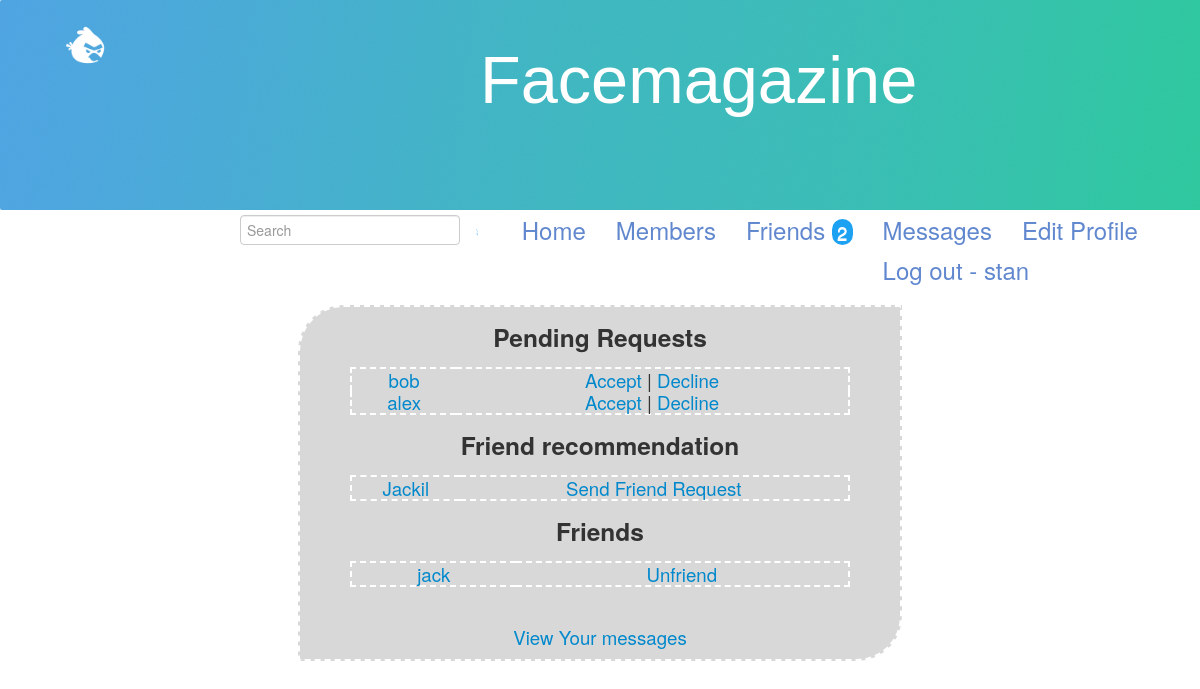
/social/friends/ (signed in), run on the app's committed database.
### social/models.py (models this page shows, shortened)
class Requests(models.Model):
      requestFrom = models.CharField(max_length=16, null=True)
      requestTo = models.CharField(max_length=16, null=True)

class Member(models.Model):
    username = models.CharField(max_length=16,primary_key=True)
    password = models.CharField(max_length=16)
    email = models.CharField(max_length=16, null=True)
    date = models.DateTimeField('date created', null=True)
    about = models.CharField(max_length=500, null=True)
    gender = models.CharField(max_length=16, null=True)
    city = models.CharField(max_length=16, null=True)
    profile = models.OneToOneField(Profile, null=True)
    following = models.ManyToManyField("self", symmetrical=False)
    friends= models.ManyToManyField("self", symmetrical=True)

### social/views.py (the view)
    def test(request):
        if 'username' in request.session:
            return f(request)
        else:
            template = loader.get_template('social/not-logged-in.html')
            context = RequestContext(request, {})
            return HttpResponse(template.render(context))

### social/views.py (called while the page is built)
def loggedin(f):
    def test(request):
        if 'username' in request.session:
            return f(request)
        else:
            template = loader.get_template('social/not-logged-in.html')
            context = RequestContext(request, {})
            return HttpResponse(template.render(context))
    return test

### social/templates/social/friends.html (shortened to what this page needs)
{% extends "social/base.html" %}
{% block content %}
<div class='main'>
{% if pending %}
<h3>Pending Requests</h3>
	<table style="width:500px;" class="main">
	{% for el in pending %}
		<tr><td ><a href="/social/members/?view={{ el.requestFrom }}"> {{ el.requestFrom }} </a> </td><td align="center"><a href="?accept={{ el.requestFrom }}">Accept</a> | <a href="?decline=	{{ el.requestFrom }}">Decline</a></td></tr>
	{% endfor %}
	</table>
{% endif %}
<h3>Friend recommendation</h3>
<table style="width:500px;" class="main">
{% if friends %}
   {% for fr in friendOfFriend %}
	{% if fr in following %}
	You have no recomendations just yet
	{% elif fr.username in pendingsToFrom %}
	{% else %}
	<tr><td><a href="?view={{ fr.username }}"> {{ fr.username }} </a> </td><td > <a href="?request={{ fr.username }}">Send Friend Request</a></td></tr>
	{% endif %}
   {% endfor %}
{% endif %}
</table>
{% if friends %}
	<h3>Friends</h3>
	<table style="width:500px" class="main">
	{% for member in friends %}
		<tr><td ><a href="/social/members/?view={{ member.username }}"> {{ member.username }} </a></td>
		 <td ><a href="?unfriend={{ member.username }}">Unfriend</a></td></tr>
	{% endfor %}
	</table>
{% endif %}
<br>
<br>
<a class='button' href='/social/messages/?view={{ username }}'>View Your messages</a>
<br>
</div>
{% endblock %}

### social/static/social/styles.css (style rules this page uses)
* { font-family:"Helvetica Neue",Helvetica,Arial,sans-serif; font-size :14pt; }
body { width :100%; background:white; margin: 0; }
html { background:#fff; }
.main { width: 50%; margin: 0 auto; text-align: -webkit-center; text-align: center; background-color: #D8D8D8; border-radius: 46px 0px 45px 0px; -moz-border-radius: 46px 0px 45px 0px; -webkit-border-radius: 46px 0px 45px 0px; border: 2px dashed white; padding-bottom: 1%; }

### data on the page
Requests: requestFrom "bob"
Requests: requestFrom "alex"
Member: username "Jackil"
Member: username "jack"

### other printed values
{{ appname }} "Facemagazine"
{{ newRequests }} "2"
{{ username }} "stan"
